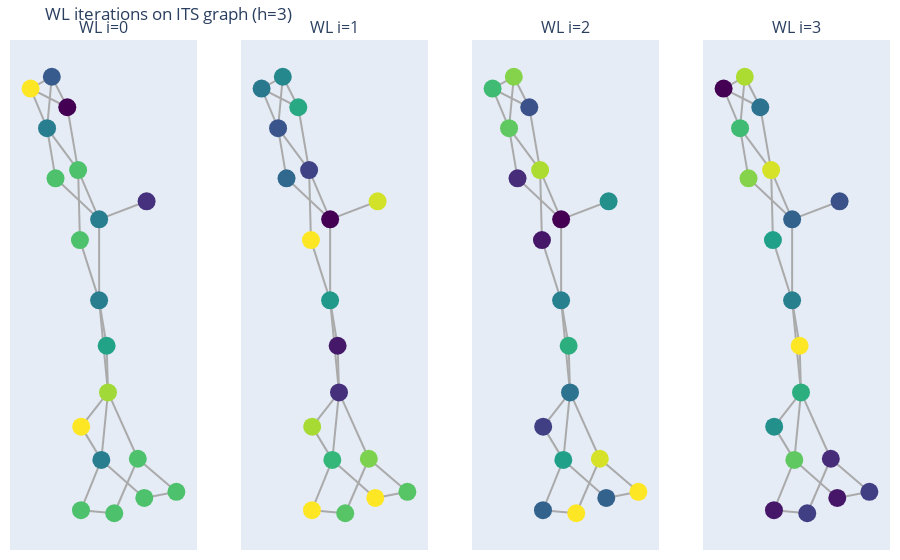

Notebook code for this chart:
### Markdown cell above
### 2.3. ITS WL

ITS–WL (the ITS feature set with WL labels) describes a reaction with a single ITS graph representation (one graph per reaction) and extracts features from that graph across WL iterations — it encodes neighborhood/context information around the reaction center as patterns inside one graph rather than an explicit before/after difference.


- For each iteration i = 0..h:

    - Compute WL node labels L_i for the ITS graph (wl_label_sequence).
        - L0 = initial node labels (e.g., atom types or hashed atom labels).
        - Each next label L_{i+1}[u] encodes the previous label of u plus the multiset of neighbor labels (hashed).
    - from L_i build features accordingly for :
        - **vertex**: one feature per node = L_i[n] (prefixed/tagged).
        - **edge**: one feature per bond = canonical triplet using L_i[u], edgeLabel, L_i[v] (then hash).
        - **sp**: one feature per unordered node pair = canonical shortest‑path label using L_i for nodes (then hash).
    - convert the feature list into a Counter (counts per feature) → c_i.
    - append c_i to per_iter and add it to total.



Node colors represent WL labels.  
At iteration 0, nodes are colored by atom type only.  
At iteration 1, colors encode the immediate neighborhood of each atom.  
At iteration 2, colors further distinguish atoms based on the neighborhood of their neighbors,
illustrating how increasing structural context is incorporated.

### Code cell
fig_its_wl.show(renderer="vscode")

### Figure 1 — Plotly figure (JSON) as saved in the notebook; plotly's stock layout.template omitted (floating-point values rounded to 4 significant figures)
{"data": [{"hoverinfo": "none", "line": {"color": "#aaa", "width": 2}, "mode": "lines", "showlegend": false, "type": "scatter", "x": [0.2362, 0.01871, null, 0.01871, -0.07766, null, 0.01871, -0.1811, null, 0.01871, 0.01863, null, -0.1811, -0.2199, null, -0.2199, -0.2953, null, -0.2199, -0.1981, null, -0.2199, -0.07766, null, -0.1981, -0.2953, null, -0.1981, -0.1272, null, -0.2953, -0.1272, null, -0.1272, -0.07766, null, -0.07766, -0.06928, null, -0.06928, 0.01863, null, 0.01863, 0.05297, null, 0.01863, 0.05932, null, 0.05297, 0.05932, null, 0.05932, 0.1959, null, 0.05932, 0.02871, null, 0.05932, -0.06359, null, -0.06359, 0.02871, null, 0.02871, 0.2255, null, 0.02871, -0.06449, null, -0.06449, 0.08794, null, 0.08794, 0.1959, null, 0.1959, 0.3727, null, 0.3727, 0.2255, null], "xaxis": "x", "y": [0.4559, 0.377, null, 0.377, 0.5923, null, 0.377, 0.5562, null, 0.377, 0.02302, null, 0.5562, 0.7752, null, 0.7752, 0.9482, null, 0.7752, 1, null, 0.7752, 0.5923, null, 1, 0.9482, null, 1, 0.8667, null, 0.9482, 0.8667, null, 0.8667, 0.5923, null, 0.5923, 0.2862, null, 0.2862, 0.02302, null, 0.02302, -0.1753, null, 0.02302, -0.3792, null, -0.1753, -0.3792, null, -0.3792, -0.669, null, -0.3792, -0.6739, null, -0.3792, -0.5287, null, -0.5287, -0.6739, null, -0.6739, -0.8404, null, -0.6739, -0.8935, null, -0.8935, -0.9071, null, -0.9071, -0.669, null, -0.669, -0.8136, null, -0.8136, -0.8404, null], "yaxis": "y"}, {"hoverinfo": "none", "marker": {"color": [1, 3, 5, 3, 2, 7, 0, 5, 5, 3, 4, 6, 7, 3, 5, 5, 5, 5, 5], "colorscale": [[0, "#440154"], [0.1111, "#482878"], [0.2222, "#3e4989"], [0.3333, "#31688e"], [0.4444, "#26828e"], [0.5556, "#1f9e89"], [0.6667, "#35b779"], [0.7778, "#6ece58"], [0.8889, "#b5de2b"], [1, "#fde725"]], "showscale": false, "size": 18}, "mode": "markers", "showlegend": false, "type": "scatter", "x": [0.2362, 0.01871, -0.1811, -0.2199, -0.1981, -0.2953, -0.1272, -0.07766, -0.06928, 0.01863, 0.05297, 0.05932, -0.06359, 0.02871, -0.06449, 0.08794, 0.1959, 0.3727, 0.2255], "xaxis": "x", "y": [0.4559, 0.377, 0.5562, 0.7752, 1, 0.9482, 0.8667, 0.5923, 0.2862, 0.02302, -0.1753, -0.3792, -0.5287, -0.6739, -0.8935, -0.9071, -0.669, -0.8136, -0.8404], "yaxis": "y"}, {"hoverinfo": "none", "line": {"color": "#aaa", "width": 2}, "mode": "lines", "showlegend": false, "type": "scatter", "x": [0.2362, 0.01871, null, 0.01871, -0.07766, null, 0.01871, -0.1811, null, 0.01871, 0.01863, null, -0.1811, -0.2199, null, -0.2199, -0.2953, null, -0.2199, -0.1981, null, -0.2199, -0.07766, null, -0.1981, -0.2953, null, -0.1981, -0.1272, null, -0.2953, -0.1272, null, -0.1272, -0.07766, null, -0.07766, -0.06928, null, -0.06928, 0.01863, null, 0.01863, 0.05297, null, 0.01863, 0.05932, null, 0.05297, 0.05932, null, 0.05932, 0.1959, null, 0.05932, 0.02871, null, 0.05932, -0.06359, null, -0.06359, 0.02871, null, 0.02871, 0.2255, null, 0.02871, -0.06449, null, -0.06449, 0.08794, null, 0.08794, 0.1959, null, 0.1959, 0.3727, null, 0.3727, 0.2255, null], "xaxis": "x2", "y": [0.4559, 0.377, null, 0.377, 0.5923, null, 0.377, 0.5562, null, 0.377, 0.02302, null, 0.5562, 0.7752, null, 0.7752, 0.9482, null, 0.7752, 1, null, 0.7752, 0.5923, null, 1, 0.9482, null, 1, 0.8667, null, 0.9482, 0.8667, null, 0.8667, 0.5923, null, 0.5923, 0.2862, null, 0.2862, 0.02302, null, 0.02302, -0.1753, null, 0.02302, -0.3792, null, -0.1753, -0.3792, null, -0.3792, -0.669, null, -0.3792, -0.6739, null, -0.3792, -0.5287, null, -0.5287, -0.6739, null, -0.6739, -0.8404, null, -0.6739, -0.8935, null, -0.8935, -0.9071, null, -0.9071, -0.669, null, -0.669, -0.8136, null, -0.8136, -0.8404, null], "yaxis": "y2"}, {"hoverinfo": "none", "marker": {"color": [14, 0, 5, 4, 7, 6, 9, 3, 15, 8, 1, 2, 13, 10, 15, 11, 12, 11, 15], "colorscale": [[0, "#440154"], [0.1111, "#482878"], [0.2222, "#3e4989"], [0.3333, "#31688e"], [0.4444, "#26828e"], [0.5556, "#1f9e89"], [0.6667, "#35b779"], [0.7778, "#6ece58"], [0.8889, "#b5de2b"], [1, "#fde725"]], "showscale": false, "size": 18}, "mode": "markers", "showlegend": false, "type": "scatter", "x": [0.2362, 0.01871, -0.1811, -0.2199, -0.1981, -0.2953, -0.1272, -0.07766, -0.06928, 0.01863, 0.05297, 0.05932, -0.06359, 0.02871, -0.06449, 0.08794, 0.1959, 0.3727, 0.2255], "xaxis": "x2", "y": [0.4559, 0.377, 0.5562, 0.7752, 1, 0.9482, 0.8667, 0.5923, 0.2862, 0.02302, -0.1753, -0.3792, -0.5287, -0.6739, -0.8935, -0.9071, -0.669, -0.8136, -0.8404], "yaxis": "y2"}, {"hoverinfo": "none", "line": {"color": "#aaa", "width": 2}, "mode": "lines", "showlegend": false, "type": "scatter", "x": [0.2362, 0.01871, null, 0.01871, -0.07766, null, 0.01871, -0.1811, null, 0.01871, 0.01863, null, -0.1811, -0.2199, null, -0.2199, -0.2953, null, -0.2199, -0.1981, null, -0.2199, -0.07766, null, -0.1981, -0.2953, null, -0.1981, -0.1272, null, -0.2953, -0.1272, null, -0.1272, -0.07766, null, -0.07766, -0.06928, null, -0.06928, 0.01863, null, 0.01863, 0.05297, null, 0.01863, 0.05932, null, 0.05297, 0.05932, null, 0.05932, 0.1959, null, 0.05932, 0.02871, null, 0.05932, -0.06359, null, -0.06359, 0.02871, null, 0.02871, 0.2255, null, 0.02871, -0.06449, null, -0.06449, 0.08794, null, 0.08794, 0.1959, null, 0.1959, 0.3727, null, 0.3727, 0.2255, null], "xaxis": "x3", "y": [0.4559, 0.377, null, 0.377, 0.5923, null, 0.377, 0.5562, null, 0.377, 0.02302, null, 0.5562, 0.7752, null, 0.7752, 0.9482, null, 0.7752, 1, null, 0.7752, 0.5923, null, 1, 0.9482, null, 1, 0.8667, null, 0.9482, 0.8667, null, 0.8667, 0.5923, null, 0.5923, 0.2862, null, 0.2862, 0.02302, null, 0.02302, -0.1753, null, 0.02302, -0.3792, null, -0.1753, -0.3792, null, -0.3792, -0.669, null, -0.3792, -0.6739, null, -0.3792, -0.5287, null, -0.5287, -0.6739, null, -0.6739, -0.8404, null, -0.6739, -0.8935, null, -0.8935, -0.9071, null, -0.9071, -0.669, null, -0.669, -0.8136, null, -0.8136, -0.8404, null], "yaxis": "y3"}, {"hoverinfo": "none", "marker": {"color": [8, 0, 2, 12, 13, 11, 4, 14, 1, 7, 10, 6, 3, 9, 5, 16, 15, 16, 5], "colorscale": [[0, "#440154"], [0.1111, "#482878"], [0.2222, "#3e4989"], [0.3333, "#31688e"], [0.4444, "#26828e"], [0.5556, "#1f9e89"], [0.6667, "#35b779"], [0.7778, "#6ece58"], [0.8889, "#b5de2b"], [1, "#fde725"]], "showscale": false, "size": 18}, "mode": "markers", "showlegend": false, "type": "scatter", "x": [0.2362, 0.01871, -0.1811, -0.2199, -0.1981, -0.2953, -0.1272, -0.07766, -0.06928, 0.01863, 0.05297, 0.05932, -0.06359, 0.02871, -0.06449, 0.08794, 0.1959, 0.3727, 0.2255], "xaxis": "x3", "y": [0.4559, 0.377, 0.5562, 0.7752, 1, 0.9482, 0.8667, 0.5923, 0.2862, 0.02302, -0.1753, -0.3792, -0.5287, -0.6739, -0.8935, -0.9071, -0.669, -0.8136, -0.8404], "yaxis": "y3"}, {"hoverinfo": "none", "line": {"color": "#aaa", "width": 2}, "mode": "lines", "showlegend": false, "type": "scatter", "x": [0.2362, 0.01871, null, 0.01871, -0.07766, null, 0.01871, -0.1811, null, 0.01871, 0.01863, null, -0.1811, -0.2199, null, -0.2199, -0.2953, null, -0.2199, -0.1981, null, -0.2199, -0.07766, null, -0.1981, -0.2953, null, -0.1981, -0.1272, null, -0.2953, -0.1272, null, -0.1272, -0.07766, null, -0.07766, -0.06928, null, -0.06928, 0.01863, null, 0.01863, 0.05297, null, 0.01863, 0.05932, null, 0.05297, 0.05932, null, 0.05932, 0.1959, null, 0.05932, 0.02871, null, 0.05932, -0.06359, null, -0.06359, 0.02871, null, 0.02871, 0.2255, null, 0.02871, -0.06449, null, -0.06449, 0.08794, null, 0.08794, 0.1959, null, 0.1959, 0.3727, null, 0.3727, 0.2255, null], "xaxis": "x4", "y": [0.4559, 0.377, null, 0.377, 0.5923, null, 0.377, 0.5562, null, 0.377, 0.02302, null, 0.5562, 0.7752, null, 0.7752, 0.9482, null, 0.7752, 1, null, 0.7752, 0.5923, null, 1, 0.9482, null, 1, 0.8667, null, 0.9482, 0.8667, null, 0.8667, 0.5923, null, 0.5923, 0.2862, null, 0.2862, 0.02302, null, 0.02302, -0.1753, null, 0.02302, -0.3792, null, -0.1753, -0.3792, null, -0.3792, -0.669, null, -0.3792, -0.6739, null, -0.3792, -0.5287, null, -0.5287, -0.6739, null, -0.6739, -0.8404, null, -0.6739, -0.8935, null, -0.8935, -0.9071, null, -0.9071, -0.669, null, -0.669, -0.8136, null, -0.8136, -0.8404, null], "yaxis": "y4"}, {"hoverinfo": "none", "marker": {"color": [4, 5, 13, 11, 14, 0, 6, 15, 9, 7, 16, 10, 8, 12, 1, 3, 2, 3, 1], "colorscale": [[0, "#440154"], [0.1111, "#482878"], [0.2222, "#3e4989"], [0.3333, "#31688e"], [0.4444, "#26828e"], [0.5556, "#1f9e89"], [0.6667, "#35b779"], [0.7778, "#6ece58"], [0.8889, "#b5de2b"], [1, "#fde725"]], "showscale": false, "size": 18}, "mode": "markers", "showlegend": false, "type": "scatter", "x": [0.2362, 0.01871, -0.1811, -0.2199, -0.1981, -0.2953, -0.1272, -0.07766, -0.06928, 0.01863, 0.05297, 0.05932, -0.06359, 0.02871, -0.06449, 0.08794, 0.1959, 0.3727, 0.2255], "xaxis": "x4", "y": [0.4559, 0.377, 0.5562, 0.7752, 1, 0.9482, 0.8667, 0.5923, 0.2862, 0.02302, -0.1753, -0.3792, -0.5287, -0.6739, -0.8935, -0.9071, -0.669, -0.8136, -0.8404], "yaxis": "y4"}], "layout": {"annotations": [{"font": {"size": 16}, "showarrow": false, "text": "WL i=0", "x": 0.1062, "xanchor": "center", "xref": "paper", "y": 1, "yanchor": "bottom", "yref": "paper"}, {"font": {"size": 16}, "showarrow": false, "text": "WL i=1", "x": 0.3688, "xanchor": "center", "xref": "paper", "y": 1, "yanchor": "bottom", "yref": "paper"}, {"font": {"size": 16}, "showarrow": false, "text": "WL i=2", "x": 0.6313, "xanchor": "center", "xref": "paper", "y": 1, "yanchor": "bottom", "yref": "paper"}, {"font": {"size": 16}, "showarrow": false, "text": "WL i=3", "x": 0.8938, "xanchor": "center", "xref": "paper", "y": 1, "yanchor": "bottom", "yref": "paper"}], "margin": {"b": 10, "l": 10, "r": 10, "t": 40}, "title": {"text": "WL iterations on ITS graph (h=3)"}, "xaxis": {"anchor": "y", "domain": [0, 0.2125], "showgrid": false, "showticklabels": false, "zeroline": false}, "xaxis2": {"anchor": "y2", "domain": [0.2625, 0.475], "showgrid": false, "showticklabels": false, "zeroline": false}, "xaxis3": {"anchor": "y3", "domain": [0.525, 0.7375], "showgrid": false, "showticklabels": false, "zeroline": false}, "xaxis4": {"anchor": "y4", "domain": [0.7875, 1], "showgrid": false, "showticklabels": false, "zeroline": false}, "yaxis": {"anchor": "x", "domain": [0, 1], "showgrid": false, "showticklabels": false, "zeroline": false}, "yaxis2": {"anchor": "x2", "domain": [0, 1], "showgrid": false, "showticklabels": false, "zeroline": false}, "yaxis3": {"anchor": "x3", "domain": [0, 1], "showgrid": false, "showticklabels": false, "zeroline": false}, "yaxis4": {"anchor": "x4", "domain": [0, 1], "showgrid": false, "showticklabels": false, "zeroline": false}}}
